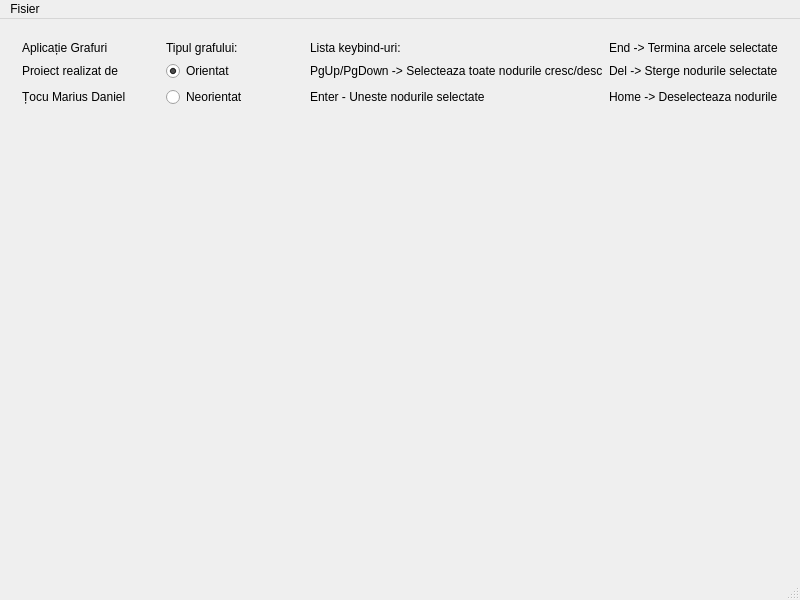
<?xml version="1.0" encoding="UTF-8"?>
<ui version="4.0">
 <class>GraphApplicationClass</class>
 <widget class="QMainWindow" name="GraphApplicationClass">
  <property name="geometry">
   <rect>
    <x>0</x>
    <y>0</y>
    <width>800</width>
    <height>600</height>
   </rect>
  </property>
  <property name="sizePolicy">
   <sizepolicy hsizetype="Preferred" vsizetype="Preferred">
    <horstretch>0</horstretch>
    <verstretch>0</verstretch>
   </sizepolicy>
  </property>
  <property name="minimumSize">
   <size>
    <width>800</width>
    <height>600</height>
   </size>
  </property>
  <property name="windowTitle">
   <string>Aplicatie Grafuri</string>
  </property>
  <widget class="QWidget" name="centralWidget">
   <layout class="QVBoxLayout" name="verticalLayout_2">
    <item>
     <widget class="QWidget" name="detailsZone" native="true">
      <property name="sizePolicy">
       <sizepolicy hsizetype="Preferred" vsizetype="Maximum">
        <horstretch>0</horstretch>
        <verstretch>0</verstretch>
       </sizepolicy>
      </property>
      <layout class="QGridLayout" name="gridLayout">
       <item row="1" column="0">
        <widget class="QLabel" name="label_2">
         <property name="text">
          <string>Proiect realizat de</string>
         </property>
        </widget>
       </item>
       <item row="1" column="1">
        <widget class="QRadioButton" name="orientedRadioButton">
         <property name="text">
          <string>Orientat</string>
         </property>
         <property name="checked">
          <bool>true</bool>
         </property>
        </widget>
       </item>
       <item row="0" column="2">
        <widget class="QLabel" name="label_4">
         <property name="text">
          <string>Lista keybind-uri:</string>
         </property>
        </widget>
       </item>
       <item row="0" column="0">
        <widget class="QLabel" name="label">
         <property name="sizePolicy">
          <sizepolicy hsizetype="Preferred" vsizetype="Preferred">
           <horstretch>0</horstretch>
           <verstretch>0</verstretch>
          </sizepolicy>
         </property>
         <property name="text">
          <string>Aplicație Grafuri</string>
         </property>
        </widget>
       </item>
       <item row="1" column="2">
        <widget class="QLabel" name="label_5">
         <property name="text">
          <string>PgUp/PgDown -&gt; Selecteaza toate nodurile cresc/desc</string>
         </property>
        </widget>
       </item>
       <item row="0" column="1">
        <widget class="QLabel" name="label_3">
         <property name="text">
          <string>Tipul grafului:</string>
         </property>
        </widget>
       </item>
       <item row="2" column="2">
        <widget class="QLabel" name="label_6">
         <property name="text">
          <string>Enter - Uneste nodurile selectate</string>
         </property>
        </widget>
       </item>
       <item row="2" column="1">
        <widget class="QRadioButton" name="unorientedRadioButton">
         <property name="text">
          <string>Neorientat</string>
         </property>
        </widget>
       </item>
       <item row="1" column="3">
        <widget class="QLabel" name="label_7">
         <property name="text">
          <string>Del -&gt; Sterge nodurile selectate</string>
         </property>
        </widget>
       </item>
       <item row="2" column="3">
        <widget class="QLabel" name="label_8">
         <property name="text">
          <string>Home -&gt; Deselecteaza nodurile</string>
         </property>
        </widget>
       </item>
       <item row="0" column="3">
        <widget class="QLabel" name="label_9">
         <property name="text">
          <string>End -&gt; Termina arcele selectate</string>
         </property>
        </widget>
       </item>
       <item row="2" column="0">
        <widget class="QLabel" name="label_10">
         <property name="text">
          <string>Țocu Marius Daniel</string>
         </property>
        </widget>
       </item>
      </layout>
      <zorder>orientedRadioButton</zorder>
      <zorder>label</zorder>
      <zorder>label_3</zorder>
      <zorder>label_2</zorder>
      <zorder>label_4</zorder>
      <zorder>label_5</zorder>
      <zorder>label_6</zorder>
      <zorder>unorientedRadioButton</zorder>
      <zorder>label_7</zorder>
      <zorder>label_8</zorder>
      <zorder>label_9</zorder>
      <zorder>label_10</zorder>
     </widget>
    </item>
    <item>
     <widget class="DrawingZone" name="drawingZone" native="true"/>
    </item>
   </layout>
  </widget>
  <widget class="QStatusBar" name="statusBar"/>
  <widget class="QMenuBar" name="menuBar">
   <property name="geometry">
    <rect>
     <x>0</x>
     <y>0</y>
     <width>800</width>
     <height>21</height>
    </rect>
   </property>
   <widget class="QMenu" name="menuFisier">
    <property name="geometry">
     <rect>
      <x>282</x>
      <y>198</y>
      <width>153</width>
      <height>72</height>
     </rect>
    </property>
    <property name="title">
     <string>Fisier</string>
    </property>
    <property name="toolTipsVisible">
     <bool>true</bool>
    </property>
    <addaction name="actionMatrice_adiacenta"/>
   </widget>
   <addaction name="menuFisier"/>
  </widget>
  <action name="actionMatrice_adiacenta">
   <property name="checkable">
    <bool>false</bool>
   </property>
   <property name="icon">
    <iconset theme="QIcon::ThemeIcon::DocumentNew"/>
   </property>
   <property name="text">
    <string>Matrice adiacenta</string>
   </property>
   <property name="iconText">
    <string>Matrice adiacenta</string>
   </property>
   <property name="toolTip">
    <string>Deschide fisierul graph.txt daca exista</string>
   </property>
   <property name="whatsThis">
    <string/>
   </property>
   <property name="iconVisibleInMenu">
    <bool>true</bool>
   </property>
  </action>
 </widget>
 <layoutdefault spacing="6" margin="11"/>
 <customwidgets>
  <customwidget>
   <class>DrawingZone</class>
   <extends>QWidget</extends>
   <header>DrawingZone.h</header>
   <container>1</container>
  </customwidget>
 </customwidgets>
 <resources>
  <include location="GraphApplication.qrc"/>
 </resources>
 <connections/>
</ui>
